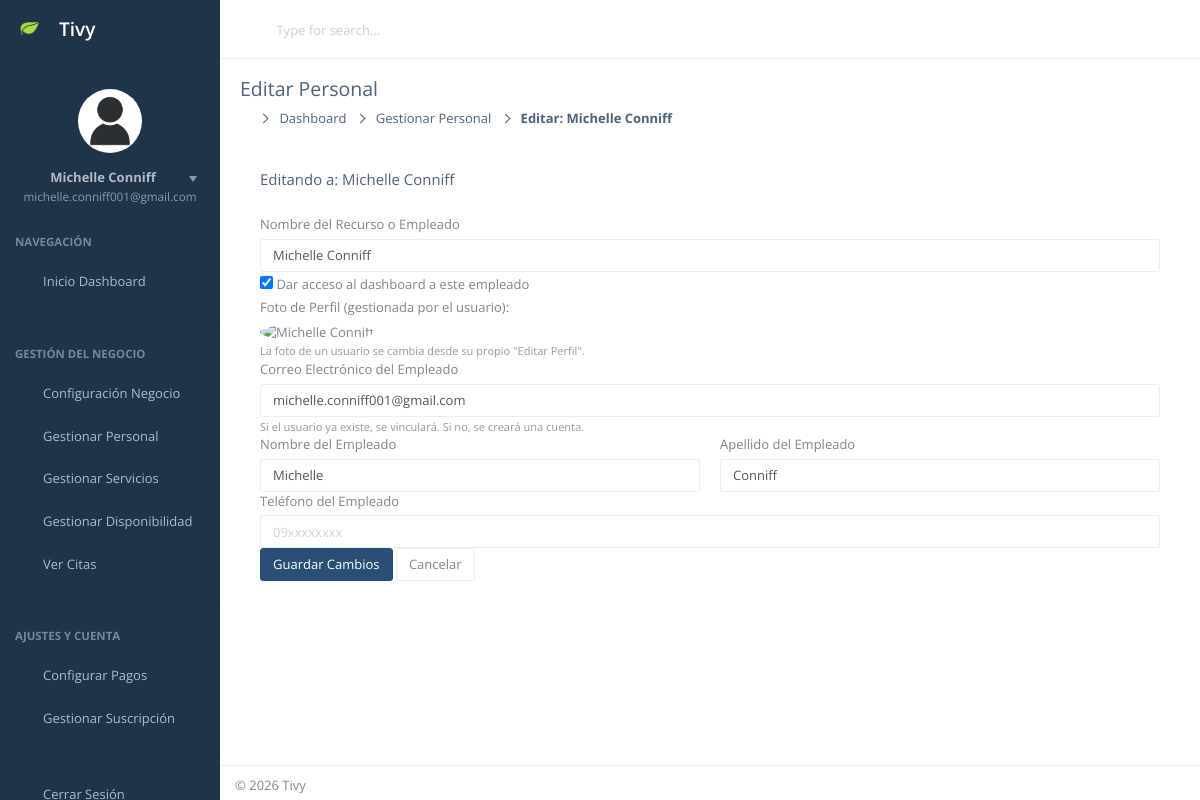
Page /personal/editar/1/ (signed in) on the committed database.
### CoreApps/users/models.py (models this page shows, shortened)
class StaffMember(models.Model):
    business = models.ForeignKey(Business, on_delete=models.CASCADE, related_name='staff_members')
    user = models.OneToOneField(User, on_delete=models.SET_NULL, null=True, blank=True, related_name='staff_profile', help_text="Cuenta de usuario para que el personal inicie sesión (opcional).")
    name = models.CharField(max_length=150, help_text="Nombre del miembro del personal (Ej: Ana Pérez).")
    photo = models.ImageField(upload_to='staff/photos/', null=True, blank=True)
    bio = models.TextField(blank=True)
    is_active = models.BooleanField(default=True)
    @property
    def get_photo_url(self):
        default_avatar = static('images/default-profile.png') # Ruta de tu 'profile_form.html'
        if self.user:
            if self.user.profile_image:
                return self.user.profile_image.url
            else:
                return default_avatar
        elif not self.user and self.photo:
            return self.photo.url
        else:
            return default_avatar

class User(AbstractUser):
    email = models.EmailField(unique=True, help_text="El email será el nombre de usuario único.")
    profile_image = models.ImageField(
        upload_to='users/profile_pics/',
        null=True,
        blank=True,
        help_text="Foto de perfil del usuario."
    )
    phone_number = models.CharField(max_length=20, blank=True, help_text="Número de teléfono del usuario.")
    USERNAME_FIELD = 'email'
    REQUIRED_FIELDS = ['username', 'first_name', 'last_name']

### CoreApps/main/views.py (the view, shortened to what this page needs)
# urls.py: path('personal/editar/<int:pk>/', StaffMemberUpdateView.as_view(), name='edit_staff'),
class StaffMemberUpdateView(LoginRequiredMixin, UpdateView):
    model = StaffMember
    form_class = StaffMemberForm
    template_name = 'dashboard/edit_staff.html'  # Crearemos este template
    success_url = reverse_lazy('manage_staff')   # A dónde ir después de guardar
    context_object_name = 'staff'              # Nombre del objeto en el template
    def get_object(self, queryset=None):
        obj = super().get_object(queryset)
        try:
            business = self.request.user.business_profile
            if obj.business != business:
                raise Http404("No tienes permiso para editar este personal.")
        except Business.DoesNotExist:
            raise Http404("Perfil de negocio no encontrado.")
        return obj
    def get_initial(self):
        initial = super().get_initial()
        staff = self.get_object()
        initial['name'] = staff.name
        if staff.user:
            initial['give_access'] = True
            initial['email'] = staff.user.email
            initial['first_name'] = staff.user.first_name
            initial['last_name'] = staff.user.last_name
            initial['phone_number'] = staff.user.phone_number
        else:
            initial['give_access'] = False
        return initial

### templates/dashboard/edit_staff.html (shortened to what this page needs)
{% extends 'dashboard/dashboard_base.html' %}
{% load static %}
{% load widget_tweaks %}
{% block page_title %}Editar Personal{% endblock %}
{% block breadcrumb %}
    <li><a href="{% url 'dashboard' %}\">Dashboard</a></li>
    <li><a href="{% url 'manage_staff' %}\">Gestionar Personal</a></li>
    <li class="active">Editar: {{ staff.name }}</li>
{% endblock %}
{% block content %}
    <div class="panel">
        <div class="panel-heading">
            <h3 class="panel-title">Editando a: {{ staff.name }}</h3>
        </div>
        <div class="panel-body">
            <form method="post" enctype="multipart/form-data" id="edit-staff-form">
                <div class="mb-3">
                     <label for="{{ form.name.id_for_label }}" class="form-label">{{ form.name.label }}</label>
                     {{ form.name|add_class:"form-control" }}
                </div>
                <div class="form-check mb-3">
                    {{ form.give_access|add_class:"form-check-input"|attr:"id:id_give_access" }}
                    <label class="form-check-label" for="id_give_access">
                        {{ form.give_access.label }}
                    </label>
                </div>
                <div id="access-fields" style="display: {% if form.give_access.value %}block{% else %}none{% endif %};">
                    {% if staff.user %}
                    <div class="mb-3">
                        <label class="form-label">Foto de Perfil (gestionada por el usuario):</label>
                        <div>
                            <img src="{{ staff.get_photo_url }}" alt="{{ staff.name }}" class="img-circle img-lg">
                        </div>
                        <small class="form-text text-muted">La foto de un usuario se cambia desde su propio "Editar Perfil".</small>
                    </div>
                    {% endif %}
                    <div class="mb-3">
                        <label for="{{ form.email.id_for_label }}" class="form-label">{{ form.email.label }}</label>
                        {{ form.email|add_class:"form-control" }}
                        <small class="form-text text-muted">Si el usuario ya existe, se vinculará. Si no, se creará una cuenta.</small>
                    </div>
                     <div class="row">
                        <div class="col-md-6 mb-3">
                            <label for="{{ form.first_name.id_for_label }}" class="form-label">{{ form.first_name.label }}</label>
                            {{ form.first_name|add_class:"form-control" }}
                        </div>
                        <div class="col-md-6 mb-3">
                            <label for="{{ form.last_name.id_for_label }}" class="form-label">{{ form.last_name.label }}</label>
                            {{ form.last_name|add_class:"form-control" }}
                        </div>
                    </div>
                     <div class="mb-3">
                        <label for="{{ form.phone_number.id_for_label }}" class="form-label">{{ form.phone_number.label }}</label>
                        {{ form.phone_number|add_class:"form-control" }}
                    </div>
                </div>
                <button type="submit" class="btn btn-primary">Guardar Cambios</button>
                <a href="{% url 'manage_staff' %}"  class="btn btn-default">Cancelar</a>
            </form>
        </div>
    </div>
{% endblock %}

### templates/Nifty-template-master/menu.html (shortened to what this page needs)
{% load static %}
<nav id="mainnav-container">
    <div id="mainnav">
        <div id="mainnav-menu-wrap">
            <div class="nano">
                <div class="nano-content">
                    <div id="mainnav-profile" class="mainnav-profile">
                        <div class="profile-wrap text-center">
                            <div class="pad-btm">
                                {% if user.profile_image %}
                                    <img class="img-circle img-md" src="{{ user.profile_image.url }}" alt="Foto de perfil">
                                {% else %}
                                    <img class="img-circle img-md" src="{% static 'images/user.jpg' %}" alt="Foto de perfil por defecto">
                                {% endif %}
                            </div>
                            <a href="#profile-nav" class="box-block" data-toggle="collapse" aria-expanded="false">
                                <span class="pull-right dropdown-toggle">
                                    <i class="dropdown-caret"></i>
                                </span>
                                <p class="mnp-name">{{ user.get_full_name|default:user.username }}</p>
                                <span class="mnp-desc">{{ user.email }}</span>
                            </a>
                        </div>
                    </div>
                    <ul id="mainnav-menu" class="list-group">
                        <li class="list-header">Navegación</li>
                        <li class="{% if request.resolver_match.url_name == 'dashboard' %}active-link{% endif %}">
                            <a href="{% url 'dashboard' %}">
                                <i class="demo-pli-home"></i>
                                <span class="menu-title">Inicio Dashboard</span>
                            </a>
                        </li>
                        <li class="list-divider"></li>
                        <li class="list-header">Gestión del Negocio</li>
                        <li>
                            <a href="{% url 'business_config' %}">
                                <i class="demo-pli-gear"></i>
                                <span class="menu-title">Configuración Negocio</span>
                            </a>
                        </li>
                        <li>
                            <a href="{% url 'manage_staff' %}">
                                <i class="demo-pli-add-user-star"></i>
                                <span class="menu-title">Gestionar Personal</span>
                            </a>
                        </li>
                         <li>
                            <a href="{% url 'service_list' %}">
                                <i class="demo-pli-folder-with-document"></i>
                                <span class="menu-title">Gestionar Servicios</span>
                            </a>
                        </li>
                         <li>
                            <a href="{% url 'manage_availability' %}">
                                <i class="demo-pli-calendar-4"></i>
                                <span class="menu-title">Gestionar Disponibilidad</span>
                            </a>
                        </li>
                         <li>
                            <a href="{% url 'appointment_calendar' %}">
                                <i class="demo-pli-information"></i>
                                <span class="menu-title">Ver Citas</span>
                            </a>
                        </li>
                        <li class="list-divider"></li>
                        <li class="list-header">Ajustes y Cuenta</li>
                        {% if plan and plan.allow_payments %}
                            <li>
                                <a href="#">
                                    <i class="demo-pli-credit-card-2"></i>
                                    <span class="menu-title">Configurar Pagos</span>
                                </a>
                            </li>
                        {% else %}
                             <li class="disabled">
                                <a href="#" title="Requiere Plan Profesional o superior">
                                     <i class="demo-pli-credit-card-2"></i>
                                    <span class="menu-title">Configurar Pagos</span>
                                </a>
                            </li>
                        {% endif %}
                        <li>
                             <a href="#" class="disabled">
                                <i class="demo-pli-medal-2"></i>
                                <span class="menu-title">Gestionar Suscripción</span>
                            </a>
                        </li>
                        <li class="list-divider"></li>
                        <li>
                            <a href="{% url 'logout' %}">
                                <i class="demo-pli-unlock"></i>
                                <span class="menu-title">Cerrar Sesión</span>
                            </a>
                        </li>
                    </ul>
                </div>
            </div>
        </div>
        </div>
</nav>

### rows in the picture
StaffMember: name "Michelle Conniff"
User: email "michelle.conniff001@gmail.com", first_name "Michelle", last_name "Conniff", get_full_name "Michelle Conniff"
